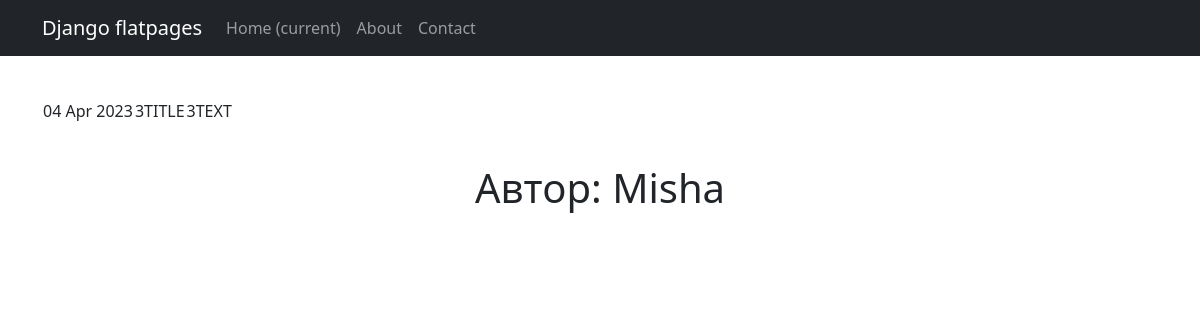
Before: /news/3 with the older database file.
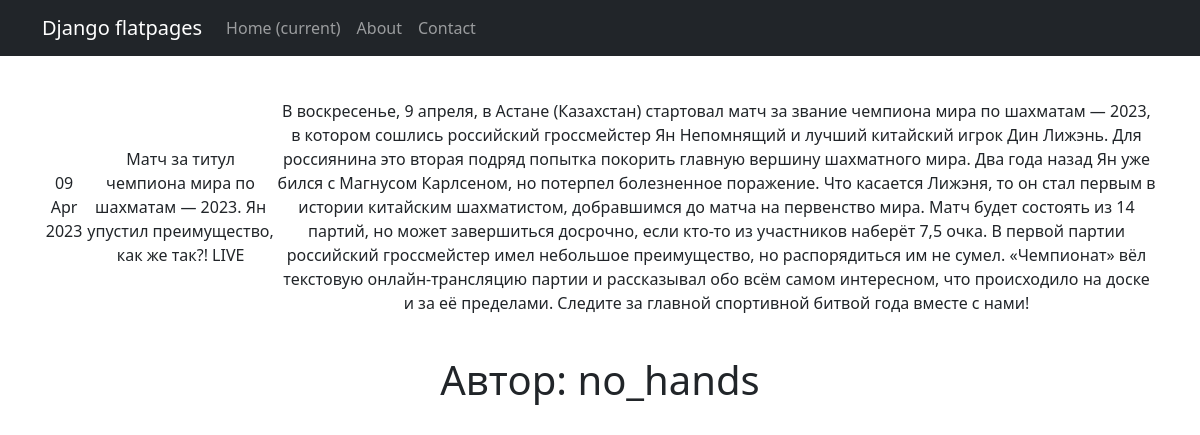
After: the same page with the newer database file.
### newsapp/models.py (models this page shows, shortened)
class Post(models.Model):  # Статьи и новости, которые создают пользователи
	author = models.ForeignKey(Author, on_delete=models.CASCADE)
	ARTICLE = 'AR'
	NEWS = 'NE'
	CATEGORY = ((NEWS, 'Новость'), (ARTICLE, 'Статья'),)
	choice_category = models.CharField(max_length=2, choices=CATEGORY, default=NEWS)
	date_creation = models.DateTimeField(auto_now_add=True)
	post_category = models.ManyToManyField(Category, through='PostCategory')
	title = models.CharField(max_length=255)
	text = models.TextField()
	rating = models.SmallIntegerField(default=0)

class Author(models.Model):  # Модель, содержащая объекты всех авторов.
	user_author = models.OneToOneField(User, on_delete=models.CASCADE)
	rating_author = models.SmallIntegerField(default=0)
	def __str__(self):
		return str(self.user_author)

### newsapp/views.py (the view)
# urls.py: path('<int:pk>', PostDetail.as_view())
class PostDetail(DetailView):
	model = Post
	template_name = 'post_detail.html'
	context_object_name = 'post_detail'

### newsapp/templatetags/censor.py (called while the page is built)
@register.filter()
def censor(text):
	return f'{text}'

### templates/post_detail.html (shortened to what this page needs)
{% extends 'flatpages/default.html' %}
{% load censor %}
{% block content %}
            <p>&nbsp;</p>
            <table>
            <tbody>
            <tr>
            <td style="text-align: left;"></td>
            <td style="text-align: left;"></td>
            <td style="text-align: left;"></td>
            </tr>
            <td>{{ post_detail.date_creation|date:'d M Y' }}</td>
            <td>{{ post_detail.title }}</td>
            <td>{{ post_detail.text|censor }}</td>
            </tbody>
            </table>
            <p>&nbsp;</p>
<h1>Автор: {{ post_detail.author }}</h1>
{% endblock content %}

Changed rows visible on the page:
changed Post: date_creation "04 Apr 2023" → "09 Apr 2023"; title "3TITLE" → "Матч за титул чемпиона мира по шахматам — 2023. Ян упустил преимущество, как же так?! LIVE"; text|censor "3TEXT" → "В воскресенье, 9 апреля, в Астане (Казахстан) стартовал матч за звание чемпиона мира по шахматам — 2023, в котором сошлись российский гроссмейстер Ян Непомнящий и лучший китайский игрок Дин Лижэнь. Для россиянина это вторая подряд попытка покорить главную вершину шахматного мира. Два года назад Ян уже бился с Магнусом Карлсеном, но потерпел болезненное поражение. Что касается Лижэня, то он стал первым в истории китайским шахматистом, добравшимся до матча на первенство мира. Матч будет состоять из 14 партий, но может завершиться досрочно, если кто-то из участников наберёт 7,5 очка. В первой партии российский гроссмейстер имел небольшое преимущество, но распорядиться им не сумел. «Чемпионат»…"; author "Misha" → "no_hands"
